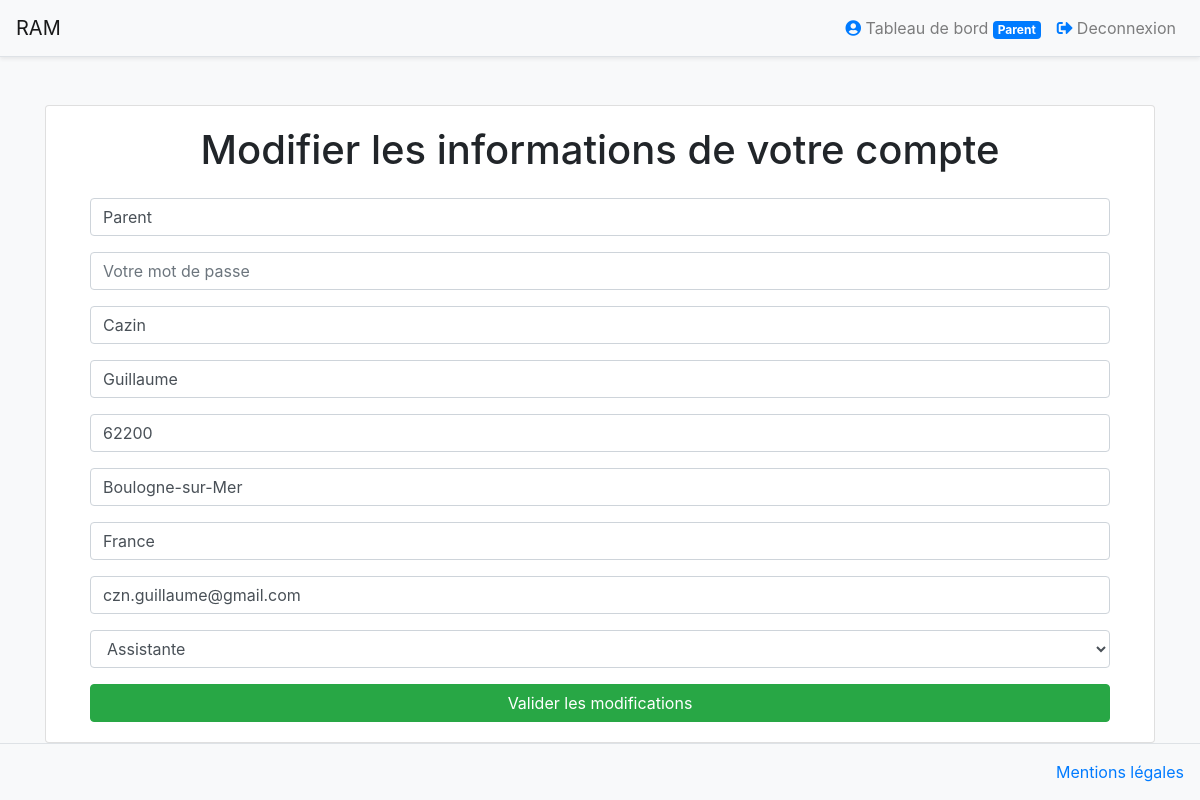
The page /modifier-compte.php (signed in) on the database its author committed.
### tables this page shows
CREATE TABLE `membres` (
  `id` int(255) NOT NULL,
  `pseudo` varchar(255) NOT NULL,
  `mdp` varchar(255) NOT NULL,
  `nom` varchar(255) NOT NULL,
  `prenom` varchar(255) NOT NULL,
  `cp` int(255) NOT NULL,
  `ville` varchar(255) NOT NULL,
  `pays` varchar(255) NOT NULL,
  `email` varchar(255) NOT NULL,
  `nbrEnfant` varchar(255) DEFAULT NULL,
  `type` varchar(255) NOT NULL,
  `choix_nounou` int(255) DEFAULT NULL
);

### app/DB.php (called while the page is built, shortened)
<?php
class DB
{
    private $PDOInstance = null;
    private static $instance = null;
    private function __construct()
    {
        $this->PDOInstance = new PDO('mysql:dbname='.self::DB_DATABASE.';host='.self::DB_HOST,self::DB_USER,self::DB_PASS);
        $this->PDOInstance->setAttribute(PDO::ATTR_ERRMODE, PDO::ERRMODE_EXCEPTION);
    }
    public static function getInstance()
    {
        if(is_null(self::$instance))
        {
            self::$instance = new DB();
        }
        return self::$instance;
    }
    public function query($query)
    {
        return $this->PDOInstance->query($query);
    }
}

### app/App.php (called while the page is built, shortened)
<?php
class App extends DB {
    public static function getHead($title) {
        require 'view/view-head.php';
    }
    public static function getValue($value) {
        $bdd = DB::getInstance();
        $req = $bdd->query('SELECT * FROM membres WHERE id = '.$_SESSION['id'].'');
        $req_select = $req->fetch();
        return $req_select[''.$value.''];
    }
}
?>

### app/Form.php (the view)
<?php
class Form {
    public function createInput($name, $type = null, $placeholder = null) {
        if(is_null($type)) {
            return '<div class="form-group"><label for="'.$name.'">'.$placeholder.'</label><input type="text" name="'.$name.'" class="form-control" value="'. App::getValue($name) .'"></div>';
        }
        else {
            if($type == "password") {
                return '<div class="form-group"><input type="'.$type.'" name="'.$name.'" class="form-control" placeholder="'. $placeholder .'"></div>';
            }
            if($type == "text") {
                if(is_null($placeholder)) {
                    return '<div class="form-group"><input type="'.$type.'" name="'.$name.'" class="form-control" value="'. App::getValue($name) .'"></div>';
                }
                return '<div class="form-group"><input type="'.$type.'" name="'.$name.'" class="form-control" placeholder="'. $placeholder .'"></div>';
            }
            if($type == "number") {
                if(is_null($placeholder)) {
                    return '<div class="form-group"><input type="'.$type.'" name="'.$name.'" class="form-control" value="'. App::getValue($name) .'"></div>';
                }
                return '<div class="form-group"><input type="'.$type.'" name="'.$name.'" class="form-control" placeholder="'. $placeholder .'"></div>';
            }
            if($type == "email") {
                if(is_null($placeholder)) {
                    return '<div class="form-group"><input type="'.$type.'" name="'.$name.'" class="form-control" value="'. App::getValue($name) .'"></div>';
                }
                return '<div class="form-group"><input type="'.$type.'" name="'.$name.'" class="form-control" placeholder="'. $placeholder .'"></div>';
            }
        }
    }
}

### view/view-head.php (style rules this page uses)
body { background: #f8f9fa!important; }

### rows shown on the page
membres: pseudo "Parent", nom "Cazin", prenom "Guillaume", cp "62200", ville "Boulogne-sur-Mer", pays "France", email "czn.guillaume@gmail.com"

### other values the page prints
$_SESSION['pseudo'] "Parent"
form field choix_nounou "Assistante"
